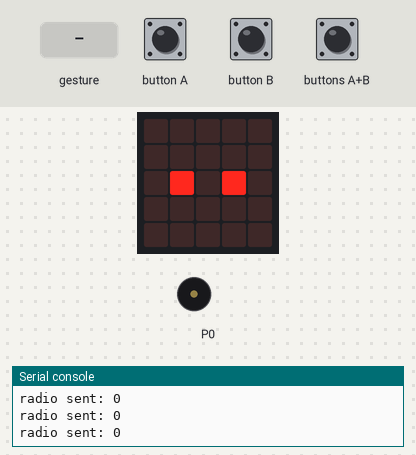
A program run on a simulated BBC micro:bit (MakeCode). Shown: the board's 5×5 LED display, buzzer (waves = sounding), the last lines printed to the serial console. The test bench sets the inputs (shaded band). A reset restarts the program; random numbers come from a fixed seed; no radio messages arrive unless stated (any console line starting 'radio sent:' is added by the test bench); a tilt is held for 1.5 s and a shake lasts 1 s, then the board lies face up again.

Above: at 1.8 s.
1.9 s: button B pressed for 0.15 s
At 2.4 s:
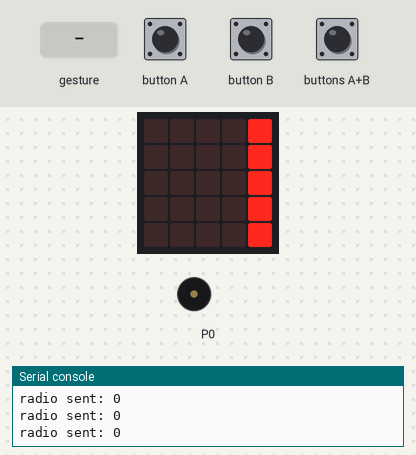
2.6 s: buttons A+B pressed for 0.15 s
At 3.0 s:
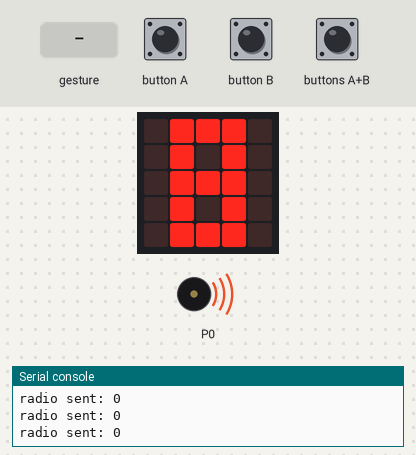
3.3 s: buttons A+B pressed for 1 s
4.9 s: gesture '3g'
7.9 s: button B pressed for 0.15 s
At 8.17 s:
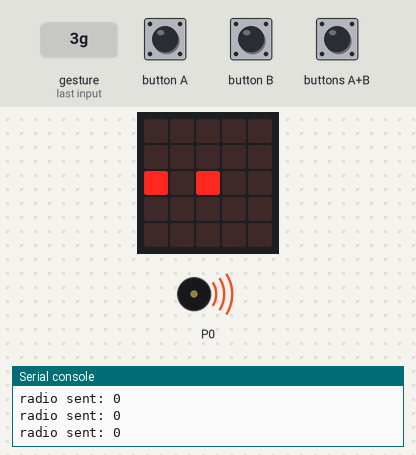
8.6 s: buttons A+B pressed for 0.15 s
At 11.1 s:
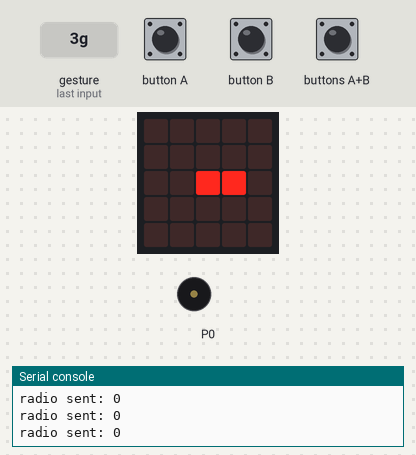
Timing chart, 0 to 12.6 s (numbered marks = the images above; inputs shaded):
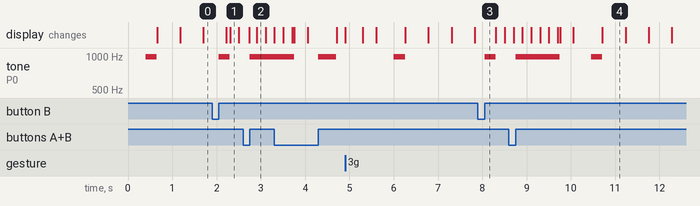

Measured:
- after the input at 1.9 s, tone on P0: silent → 988 Hz after 0.15 s, → silent 0.25 s later
- after the input at 2.6 s, tone on P0: silent → 988 Hz after 0.15 s
- after the input at 7.9 s, tone on P0: silent → 988 Hz after 0.15 s, → silent 0.25 s later
- after the input at 8.6 s, tone on P0: silent → 988 Hz after 0.15 s, → silent 1.0 s later, → 988 Hz 0.71 s later, → silent 0.25 s later
- what the display in image 4 shows lasts 0.5 s, from 10.7 s to 11.2 s

The program:

main.ts
```typescript
input.onGesture(Gesture.ThreeG, function () {
    game.pause()
    basic.showLeds(`
        . . . . .
        . . . . .
        . . . . .
        . . . . .
        . . . . .
        `)
    basic.showIcon(IconNames.Angry)
    game.resume()
    basic.pause(100)
    basic.showLeds(`
        # # # # #
        # # # # #
        # # # # #
        # # # # #
        # # # # #
        `)
})
input.onButtonPressed(Button.A, function () {
    if (sprite.isTouching(_1)) {
        _1.set(LedSpriteProperty.X, randint(0, 4))
        game.addScore(1)
        music.playTone(988, music.beat(BeatFraction.Half))
    }
})
input.onButtonPressed(Button.AB, function () {
    serial.redirectToUSB()
    music.playTone(988, music.beat(BeatFraction.Double))
    control.reset()
})
input.onButtonPressed(Button.B, function () {
    music.playTone(988, music.beat(BeatFraction.Half))
    _1.delete()
    sprite.delete()
    basic.clearScreen()
    images.createBigImage(`
        # # # . # # # . . .
        # . # . . # . . . .
        # # # . # # # . . .
        # . # . . # . . . .
        # # # . # # . . . .
        `).scrollImage(1, 200)
    basic.clearScreen()
    for (let index = 0; index < 99999 * 22222; index++) {
        basic.showNumber(game.score())
    }
})
let sprite: game.LedSprite = null
let _1: game.LedSprite = null
basic.showLeds(`
    . . # . .
    # . # . #
    # . # . #
    # . . . #
    . # # # .
    `)
music.playTone(988, music.beat(BeatFraction.Half))
game.setScore(0)
basic.clearScreen()
sprite = game.createSprite(2, 2)
_1 = game.createSprite(randint(0, 4), 2)
sprite = sprite
basic.forever(function () {
    radio.sendNumber(game.score())
    sprite.move(1)
    sprite.ifOnEdgeBounce()
    basic.pause(500)
    radio.setGroup(0)
})
```

test.ts
```typescript
// 在這裡測試；當此封包作為擴充功能時，將不會編譯此內容。
```
